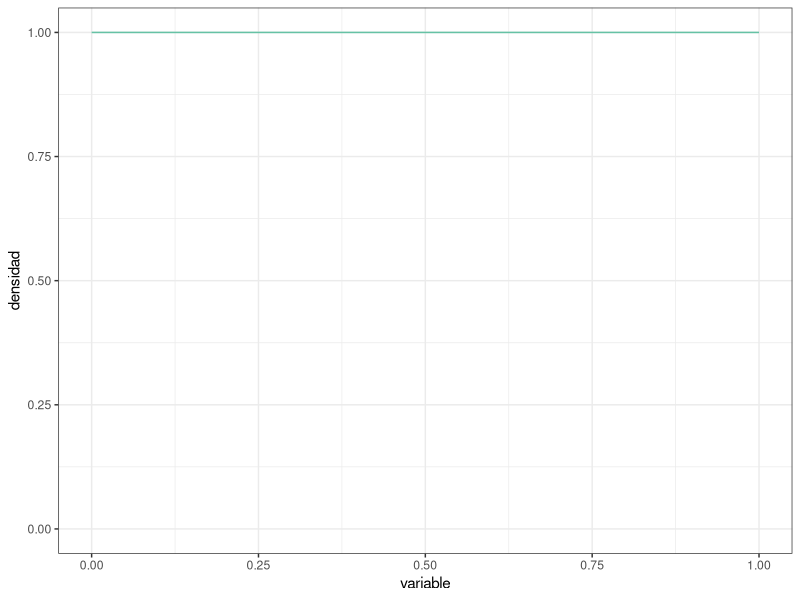
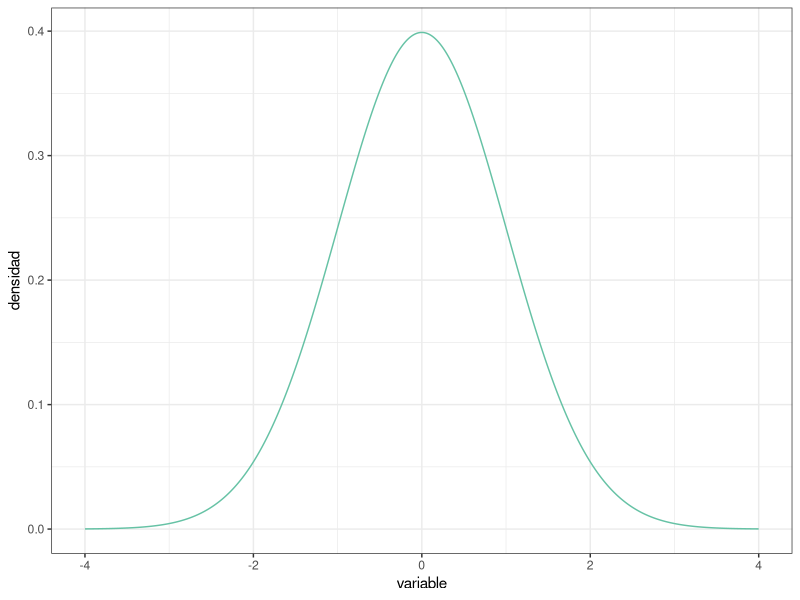
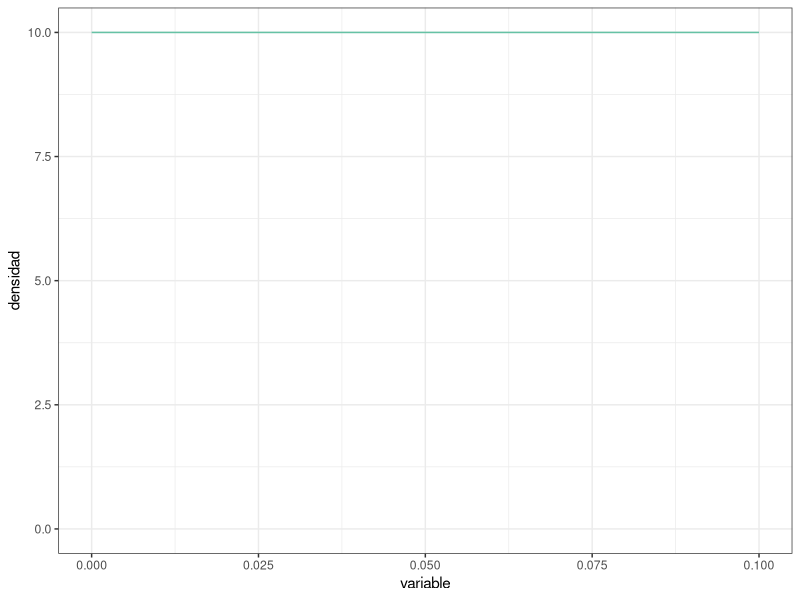
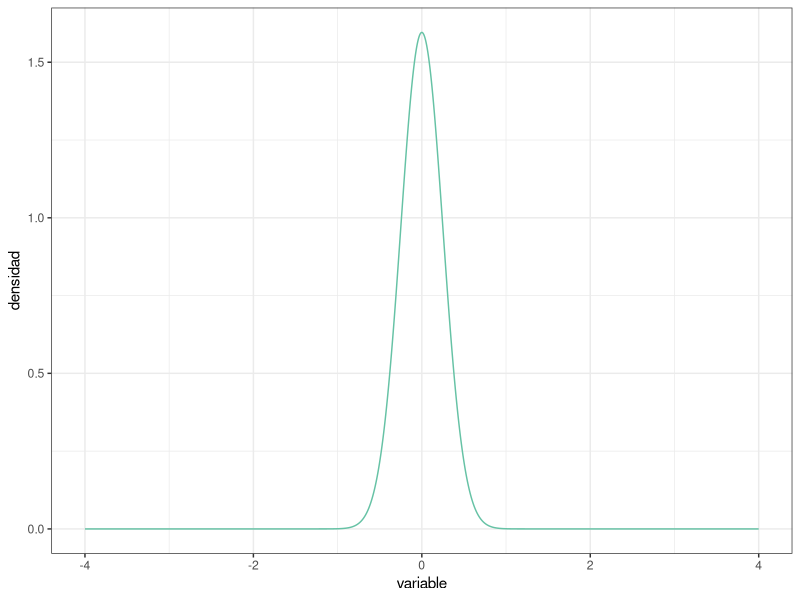
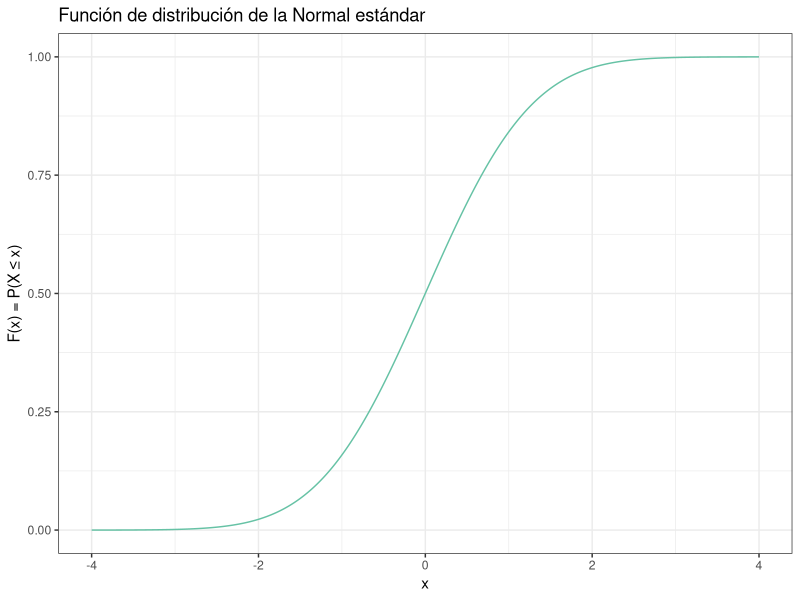
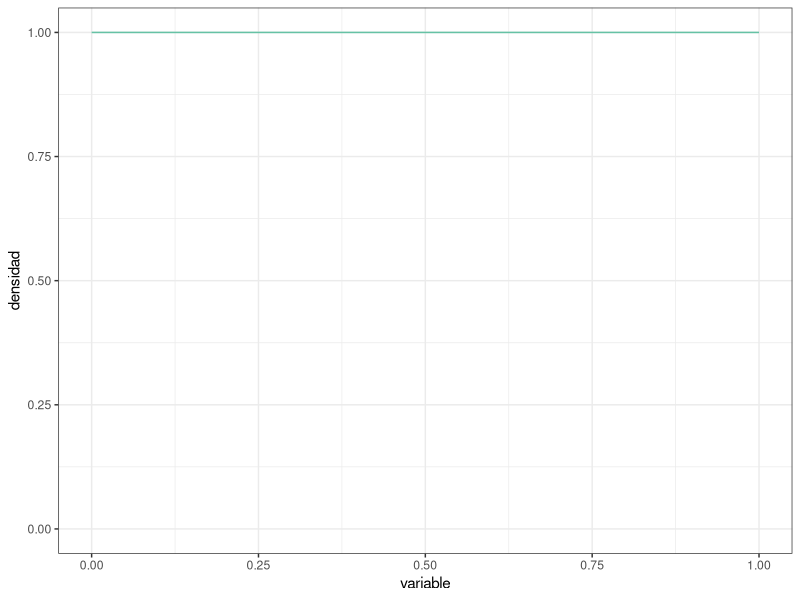
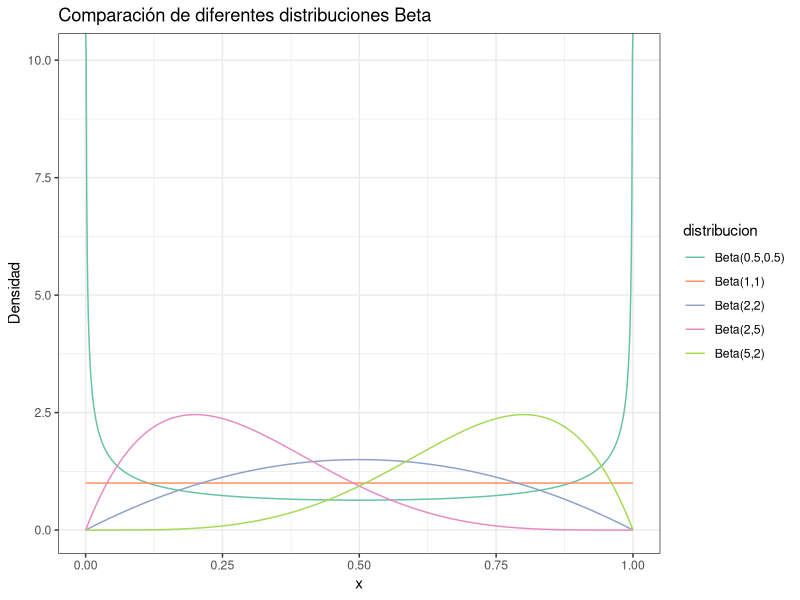
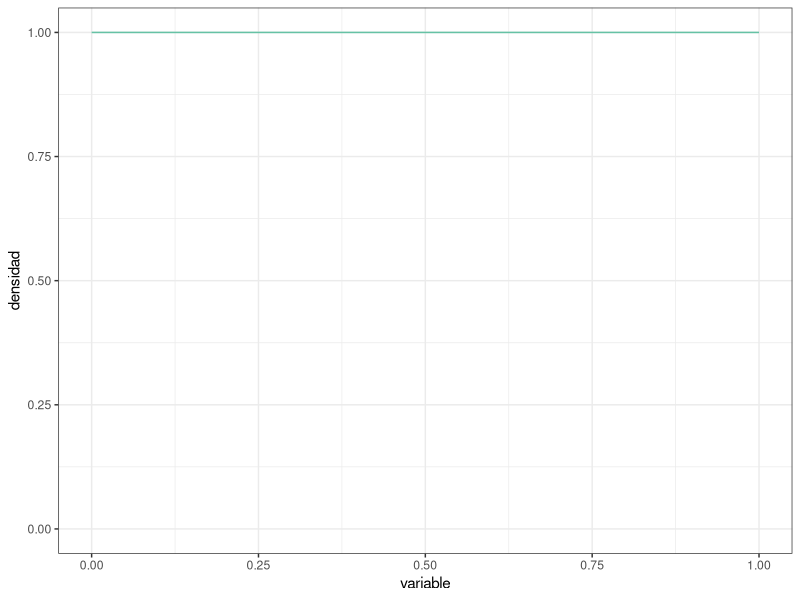

Recreate these plots in R, in order.
## ---- chunk 1
# Intentar eliminar el directorio si existe y volverlo a crear
unlink("Lesson-3_Exercises_files", recursive = TRUE)
dir.create("Lesson-3_Exercises_files", showWarnings = FALSE)
dir.create("Lesson-3_Exercises_files/figure-html", showWarnings = FALSE, recursive = TRUE)

# Verificar el directorio actual de trabajo
getwd()

# Verificar si podemos escribir en el directorio actual
file.access(getwd(), mode = 2)  # 0 significa que sí tenemos permiso, -1 que no

# Ver la ruta completa donde se intentarán guardar los gráficos
file.path(getwd(), "Lesson-3_Exercises_files", "figure-html")
## ---- chunk 2
#| message: false


# Paquetes:
library(tidyverse)
library(RColorBrewer)


# Configuración de la salida gráfica:

PALETA <- brewer.pal(8, "Set2") # Colores por defecto
color_defecto  <- PALETA[1]
options(ggplot2.discrete.colour = PALETA)

theme_set(theme_bw()) # Tema "neutro" para la representación gráfica
## ---- chunk 3
PREC     <- 1e-3 # Precisión para representar la función de densidad (milésimas)
DENS_INF <- 0    # Rango inferior de la función de densidad
DENS_SUP <- 1    # Rango superior de la función de densidad

uniforme <- tibble( # Esta función crea un "data.frame" o tabla de datos
  variable = seq(from = DENS_INF, to = DENS_SUP, by = PREC),
  densidad = variable |> dunif(min = DENS_INF, max = DENS_SUP)
)

uniforme |> glimpse() # Muestra el objeto con los datos, contiene 2 columnas 

uniforme |> # Usando la tabla de datos antes creada, crea un objeto gráfico
  ggplot(mapping = aes(x = variable, y = densidad)) + # "Mapea" columnas a
                                                      #   coordenadas
  geom_line(color = color_defecto) + # Representa mediante una línea continua
  
  ylim( # Fija el límite inferior a 0 para mostrar el eje y completo:
    0,  # (Usa la propia distribución para establecer el límite superior)
    uniforme |> pull(densidad) |> max()
  )
## ---- chunk 4
DENS_INF <- -4 # Usamos un rango más adecuado para la normal estandarizada
DENS_SUP <-  4

normal <- tibble( # Reutilizamos `PREC` del "chunk" de código anterior
  variable = seq(from = DENS_INF, to = DENS_SUP, by = PREC),
  densidad = variable |> dnorm()
)

# Al cubrir la distribución el rango desde 0 hasta el máximo, en este caso no
#   es necesario establecer los límites manualmente
normal |>
  ggplot(mapping = aes(x = variable, y = densidad)) +
  geom_line(color = color_defecto)
## ---- chunk 5
uniforme |> summarize(integral = PREC * sum(densidad))
## ---- chunk 6
uniforme |> summarize(
  integral = PREC * (sum(densidad) - 0.5 * (first(densidad) + last(densidad)))
)
## ---- chunk 7
normal |> summarize(
  integral = sum(densidad) * PREC
)
## ---- chunk 8
tibble( # Ampliando el rango a [-10, 10]:
  variable = seq(from = -10, to = 10, by = PREC),
  densidad = variable |> dnorm()
) |>
  summarize(integral = sum(densidad) * PREC)

tibble( # Usando precisión de "millonésimas":
  variable = seq(from = DENS_INF, to = DENS_SUP, by = 1e-6),
  densidad = variable |> dnorm()
) |>
  summarize(integral = sum(densidad) * 1e-6) # Misma precisión en la integral
## ---- chunk 9
uniforme |> summarize(
  integral = PREC * sum(densidad),
  integral = integral / integral # Normalización
)

normal |> summarize(
  integral = PREC * sum(densidad),
  integral = integral / integral # Normalización
)
## ---- chunk 10
# Para la distribución uniforme
uniforme |> 
  summarize(max_density = max(densidad))

# Para la distribución normal
normal |> 
  summarize(max_density = max(densidad))
## ---- chunk 11
uniformeEjemplo <- tibble( # Reutilizamos `PREC` del "chunk" de código anterior
  variable = seq(from = 0, to = 0.1, by = PREC),
  densidad = variable |> dunif(min = 0, max = 0.1)
)

# Muestra el objeto
uniformeEjemplo |> glimpse() 

# Representación gráfica
uniformeEjemplo |> 
  ggplot(mapping = aes(x = variable, y = densidad)) + 
  geom_line(color = color_defecto) + 
  ylim(0,
    uniformeEjemplo |> pull(densidad) |> max()
  )

# Pico o Moda de la FD Uniforme
uniformeEjemplo |> 
  summarize(max_density = max(densidad))
## ---- chunk 12
normalEjemplo <- tibble( # Reutilizamos `PREC` y  las DENSIDADES del "chunk" de código anterior
  variable = seq(from = DENS_INF, to = DENS_SUP, by = PREC),
  densidad = variable |> dnorm(, sd = 0.25) # Modificamos la desviación típica
)

# Muestra el objeto
normalEjemplo |> glimpse() 

# Representación gráfica
normalEjemplo |>
  ggplot(mapping = aes(x = variable, y = densidad)) +
  geom_line(color = color_defecto)

# Pico o Moda de la FD Normal
normalEjemplo |> 
  summarize(max_density = max(densidad))
## ---- chunk 13
# Cálculo de la función de distribución normal
distribucionNormal <- tibble( # Reutilizamos `PREC` y  las DENSIDADES del "chunk" de código anterior
  variable = seq(from = DENS_INF, to = DENS_SUP, by = PREC),
  distribucion = cumsum(dnorm(variable)) * PREC # suma acumulativa de las áreas de cada punto/variable calculada de la FD normal
)

# Representación gráfica
distribucionNormal |>
  ggplot(mapping = aes(x = variable, y = distribucion)) +
  geom_line(color = color_defecto) +
  labs(
    x = "x",
    y = "F(x) = P(X ≤ x)",
    title = "Función de distribución de la Normal estándar"
  )
## ---- chunk 14
# Cálculo del valor esperado de la distribución normal
normal |>
  summarize(
    valor_esperado = sum(variable * densidad) * PREC 
  )
## ---- chunk 15
# Cálculo de la función de distribución beta(1,1)
beta_11 <- tibble(
  variable = seq(from = 0, to = 1, by = PREC),
  densidad = dbeta(variable, shape1 = 1, shape2 = 1)
)

# Representación gráfica
beta_11 |>
  ggplot(mapping = aes(x = variable, y = densidad)) +
  geom_line(color = color_defecto) +
  ylim(
    0,
    beta_11 |> pull(densidad) |> max()
  )
## ---- chunk 16
# Cálculo de las funciónes de distribución beta
betas_comparacion <- tibble(
  variable = seq(from = 0, to = 1, by = PREC)
) |>
  mutate(
    "Beta(1,1)" = dbeta(variable, 1, 1),
    "Beta(2,2)" = dbeta(variable, 2, 2),
    "Beta(0.5,0.5)" = dbeta(variable, 0.5, 0.5),
    "Beta(5,2)" = dbeta(variable, 5, 2),
    "Beta(2,5)" = dbeta(variable, 2, 5)
  ) |>
  pivot_longer(
    cols = starts_with("Beta"),
    names_to = "distribucion",
    values_to = "densidad"
  )

# Representación grafica
betas_comparacion |>
  ggplot(mapping = aes(x = variable, y = densidad, color = distribucion)) +
  geom_line() +
  labs(
    x = "x",
    y = "Densidad",
    title = "Comparación de diferentes distribuciones Beta"
  )
## ---- chunk 17
# Cálculo de la función de distribución beta(1,1)
beta_11 <- tibble(
  variable = seq(from = 0, to = 1, by = PREC),
  densidad = dbeta(variable, shape1 = 1, shape2 = 1)
)

# Representación gráfica
beta_11 |>
  ggplot(mapping = aes(x = variable, y = densidad)) +
  geom_line(color = color_defecto) +
  ylim(
    0,
    beta_11 |> pull(densidad) |> max()
  )
## ---- chunk 18
aceptacion_muestra <- tibble(
  id_participante   = 1:22,
  resp_descarga_app = c(
    "Si", "Si", "No", "No", "Si", "Si", "Si", "Si", "No", "Si", "Si",
    "Si", "Si", "Si", "Si", "Si", "No", "Si", "No", "Si", "Si", "Si"
  )
)
## ---- chunk 19
# Calcular y (número de "Si") y n (tamaño de muestra)
datos_resumen <- aceptacion_muestra |>
  summarise(
    n = n(),
    y = sum(resp_descarga_app == "Si")
  )

print(datos_resumen)

# Con prior Beta(1,1) y verosimilitud Binomial: Posterior es Beta(1+y,1+n-y)
# Parámetros de la posterior
posterior_alpha <- 1 + datos_resumen$y
posterior_beta <- 1 + (datos_resumen$n - datos_resumen$y)

# Crear gráfico comparando prior y posterior
tibble(
  theta = seq(from = 0, to = 1, by = PREC)
) |>
  mutate(
    prior = dbeta(theta, shape1 = 1, shape2 = 1),
    posterior = dbeta(theta, shape1 = posterior_alpha, shape2 = posterior_beta)
  ) |>
  pivot_longer(
    cols = c(prior, posterior),
    names_to = "distribucion",
    values_to = "densidad"
  ) |>
  ggplot(aes(x = theta, y = densidad, color = distribucion)) +
  geom_line() +
  labs(
    x = "θ (tasa de aceptación)",
    y = "Densidad",
    title = "Distribución prior y posterior de la tasa de aceptación"
  )
## ---- chunk 20
# Calcular valor esperado y moda de la posterior
valor_esperado <- posterior_alpha / (posterior_alpha + posterior_beta)

# Calcular moda analítica
moda_analitica <- (posterior_alpha - 1) / (posterior_alpha + posterior_beta - 2)

# Calculamos la densidad posterior para cada valor de theta con la precisión dada
posterior_densidad <- tibble(
  theta = seq(from = 0, to = 1, by = PREC),
  densidad = dbeta(theta, shape1 = posterior_alpha, shape2 = posterior_beta)
)

# Encontramos la moda numérica (el valor de theta con mayor densidad)
moda_numerica <- posterior_densidad |>
  filter(densidad == max(densidad)) |>
  pull(theta)

# Comparamos el valor esperado con la moda analítica/numérica
cat("Valor esperado de la posterior:", valor_esperado, "\n")
cat("Moda analítica:", moda_analitica, "\n")
cat("Moda numérica (considerando PREC):", moda_numerica, "\n")
## ---- chunk 21
aceptacion_muestra_2 <- tibble(
  id_participante   = 1:113,
  resp_descarga_app = c(
    "Si", "Si", "No", "No", "Si", "Si", "Si", "Si", "No", "Si", "Si",
    "Si", "Si", "Si", "Si", "Si", "No", "Si", "No", "Si", "Si", "Si", 
    "No", "Si", "Si", "Si", "Si", "No", "No", "Si", "No", "Si", "Si", 
    "Si", "Si", "Si", "No", "Si", "No", "No", "Si", "No", "Si", "Si", 
    "No", "No", "No", "Si", "No", "No", "Si", "Si", "No", "No", "Si", 
    "No", "Si", "No", "No", "No", "Si", "Si", "No", "Si", "Si", "No", 
    "Si", "Si", "No", "Si", "Si", "No", "Si", "No", "Si", "No", "Si", 
    "No", "No", "No", "Si", "Si", "No", "No", "Si", "Si", "No", "No", 
    "No", "Si", "Si", "No", "Si", "Si", "No", "Si", "Si", "Si", "Si", 
    "No", "Si", "No", "No", "No", "No", "No", "Si", "No", "No", "Si", 
    "Si", "Si", "Si"
  )
)
## ---- chunk 22
# Calcular y y n para la segunda muestra
datos_resumen_2 <- aceptacion_muestra_2 |>
  summarise(
    n = n(),
    y = sum(resp_descarga_app == "Si")
  )

print(datos_resumen_2)

# Prior para segunda muestra = Posterior de primera muestra = Beta(18,6)
prior_2_alpha <- posterior_alpha
prior_2_beta <- posterior_beta

# Posterior después de segunda muestra
posterior_2_alpha <- prior_2_alpha + datos_resumen_2$y
posterior_2_beta <- prior_2_beta + (datos_resumen_2$n - datos_resumen_2$y)

# Comparar las tres distribuciones
tibble(
  theta = seq(from = 0, to = 1, by = PREC)
) |>
  mutate(
    `Prior original` = dbeta(theta, 1, 1),
    `Posterior muestra 1` = dbeta(theta, posterior_alpha, posterior_beta),
    `Posterior muestra 2` = dbeta(theta, posterior_2_alpha, posterior_2_beta)
  ) |>
  pivot_longer(
    cols = starts_with(c("Prior", "Posterior")),
    names_to = "distribucion",
    values_to = "densidad"
  ) |>
  ggplot(aes(x = theta, y = densidad, color = distribucion)) +
  geom_line() +
  labs(
    x = "θ (tasa de aceptación)",
    y = "Densidad",
    title = "Evolución de la distribución de la tasa de aceptación"
  )

# Calcular estimadores para la segunda posterior
# Valor esperado
valor_esperado_2 <- posterior_2_alpha / (posterior_2_alpha + posterior_2_beta)

# Moda (usando método numérico con PREC)
posterior_2_densidad <- tibble(
  theta = seq(from = 0, to = 1, by = PREC),
  densidad = dbeta(theta, posterior_2_alpha, posterior_2_beta)
)

moda_2 <- posterior_2_densidad |>
  filter(densidad == max(densidad)) |>
  pull(theta)

cat("Segunda muestra:\n")
cat("Valor esperado:", valor_esperado_2, "\n")
cat("Moda:", moda_2, "\n")
## ---- chunk 23
aceptacion_muestra_total <- bind_rows(
  aceptacion_muestra, aceptacion_muestra_2
) |>
  mutate(id_participante = row_number()) # Los ID están colapsados en una serie
## ---- chunk 24
# Calcular y y n para la muestra total
datos_resumen_total <- aceptacion_muestra_total |>
  summarise(
    n = n(),
    y = sum(resp_descarga_app == "Si")
  )

print(datos_resumen_total)

# Posterior con datos colapsados (usando prior no informativo Beta(1,1))
posterior_total_alpha <- 1 + datos_resumen_total$y
posterior_total_beta <- 1 + (datos_resumen_total$n - datos_resumen_total$y)

# Comparar todas las distribuciones
tibble(
  theta = seq(from = 0, to = 1, by = PREC)
) |>
  mutate(
    `Prior original` = dbeta(theta, 1, 1),
    `Posterior secuencial` = dbeta(theta, posterior_2_alpha, posterior_2_beta),
    `Posterior datos colapsados` = dbeta(theta, posterior_total_alpha, posterior_total_beta)
  ) |>
  pivot_longer(
    cols = starts_with(c("Prior", "Posterior")),
    names_to = "distribucion",
    values_to = "densidad"
  ) |>
  ggplot(aes(x = theta, y = densidad, color = distribucion)) +
  geom_line() +
  labs(
    x = "θ (tasa de aceptación)",
    y = "Densidad",
    title = "Comparación de posteriores: secuencial vs datos colapsados"
  )

# Calcular estimadores para datos colapsados
valor_esperado_total <- posterior_total_alpha / (posterior_total_alpha + posterior_total_beta)

# Moda (usando método numérico con PREC)
posterior_total_densidad <- tibble(
  theta = seq(from = 0, to = 1, by = PREC),
  densidad = dbeta(theta, posterior_total_alpha, posterior_total_beta)
)

moda_total <- posterior_total_densidad |>
  filter(densidad == max(densidad)) |>
  pull(theta)

cat("Datos colapsados:\n")
cat("Valor esperado:", valor_esperado_total, "\n")
cat("Moda:", moda_total, "\n")
## ---- chunk 25
clase_1 <- tibble(
  id     = 1:27,
  tiempo = c(
    242, 249, 278, 273, 227, 257, 276, 236, 214, 141, 200, 201, 
    228, 271, 160, 275, 156, 246, 293, 306, 263, 247, 224, 160, 277, 
    168, 250
  )
)

clase_2 <- tibble(
  id     = 1:24,
  tiempo = c(
    195, 176, 237, 258, 226, 254, 292, 212, 215, 298, 235, 244, 
    144, 227, 166, 194, 261, 187, 224, 233, 180, 167, 193, 282
  )
)
## ---- chunk 26
# Combinar datos de ambas clases
datos_combinados <- bind_rows(clase_1, clase_2)

# Calcular estadísticos muestrales
estadisticos <- datos_combinados |>
  summarise(
    n = n(),
    media_muestral = mean(tiempo),
    varianza_muestral = var(tiempo)
  )

cat("Estadísticos muestrales:\n")
cat("n =", estadisticos$n, "\n")
cat("media muestral =", round(estadisticos$media_muestral, 2), "\n")
cat("varianza muestral =", round(estadisticos$varianza_muestral, 2), "\n")

## ---- chunk 27
# Parámetros del prior
mu_0 <- 247
sigma2_0 <- 1156
sigma_0 <- sqrt(sigma2_0)

cat("Prior:\n")
cat("μ₀ =", mu_0, "\n")
cat("σ₀² =", sigma2_0, "\n")
## ---- chunk 28
# Cálculo de los parámetros posteriores
n <- estadisticos$n
x_barra <- estadisticos$media_muestral
sigma2 <- estadisticos$varianza_muestral

# Fórmulas para la posterior
mu_n <- (mu_0/sigma2_0 + n*x_barra/sigma2)/(1/sigma2_0 + n/sigma2)
sigma2_n <- 1/(1/sigma2_0 + n/sigma2)

cat("Posterior:\n")
cat("μₙ =", round(mu_n, 2), "\n")
cat("σₙ² =", round(sigma2_n, 2), "\n")
## ---- chunk 29
# Parámetros para el gráfico (4 desviaciones típicas)
rango_x <- c(mu_0 - 4*sigma_0, mu_0 + 4*sigma_0)

# Crear gráfico
tibble(
  x = seq(rango_x[1], rango_x[2], by = PREC)
) |>
  mutate(
    prior = dnorm(x, mean = mu_0, sd = sigma_0),
    posterior = dnorm(x, mean = mu_n, sd = sqrt(sigma2_n))
  ) |>
  pivot_longer(
    cols = c(prior, posterior),
    names_to = "distribucion",
    values_to = "densidad"
  ) |>
  ggplot(aes(x = x, y = densidad, color = distribucion)) +
  geom_line() +
  labs(
    x = "μ (tiempo medio de lectura)",
    y = "Densidad",
    title = "Distribuciones prior y posterior del tiempo medio de lectura"
  )
## ---- chunk 30
# Solución numérica usando la rejilla de valores
posterior_densidad <- tibble(
  mu = seq(from = mu_0 - 4*sqrt(sigma2_0), 
           to = mu_0 + 4*sqrt(sigma2_0), 
           by = PREC),
  densidad = dnorm(mu, mean = mu_n, sd = sqrt(sigma2_n))
)

# Encontrar el máximo numérico (moda)
moda_numerica <- posterior_densidad |>
  filter(densidad == max(densidad)) |>
  pull(mu)

# Calcular la media numérica (valor esperado)
media_numerica <- sum(posterior_densidad$mu * posterior_densidad$densidad * PREC) /
                 sum(posterior_densidad$densidad * PREC)

cat("\nSolución numérica (usando PREC =", PREC, "):\n")
cat("Media numérica =", round(media_numerica, 2), "\n")
cat("Moda numérica =", round(moda_numerica, 2), "\n")
